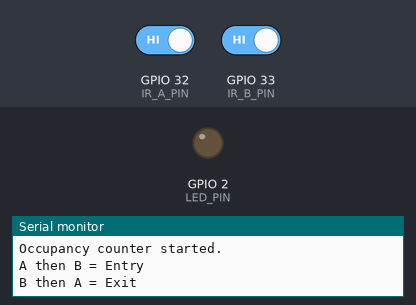
This sketch was run on a simulated ESP32. On the bench: output pins drawn as LEDs (lit = HIGH), the last lines printed to the serial monitor. The inputs (shaded band) are chosen by the test bench; at power-on: GPIO 32 (IR_A_PIN) HIGH, GPIO 33 (IR_B_PIN) HIGH.

Above: at 2.2 s.
2.3 s: GPIO 32 (IR_A_PIN) driven LOW
At 2.9 s:
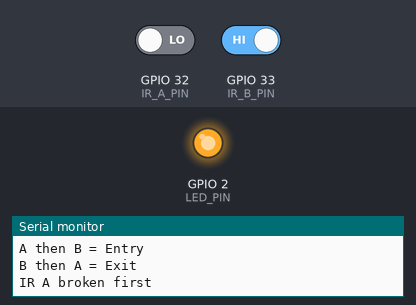
5.3 s: GPIO 32 (IR_A_PIN) driven HIGH and GPIO 33 (IR_B_PIN) driven HIGH
At 5.6 s:
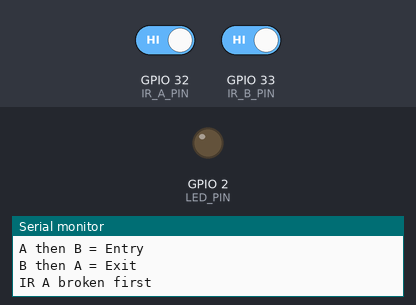
6.8 s: GPIO 33 (IR_B_PIN) driven LOW
At 8.0 s:
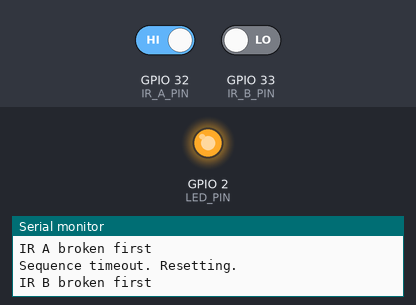
8.3 s: GPIO 33 (IR_B_PIN) driven HIGH
At 8.7 s:
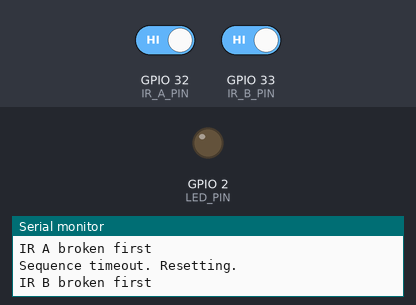
Timing chart, 0 to 11.3 s (numbered marks = the images above; inputs shaded):
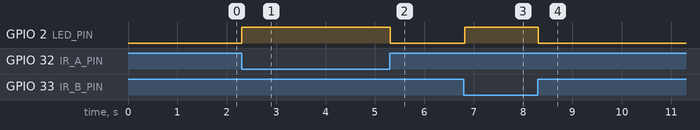

The sketch:

occupancy_counter_test.ino
```cpp
#define IR_A_PIN 32
#define IR_B_PIN 33
#define LED_PIN 2

#define BEAM_BROKEN_LEVEL LOW

int occupancy = 0;

bool prevA = false;
bool prevB = false;

int firstBeam = 0;
// 0 = none
// 1 = IR A first
// 2 = IR B first

unsigned long firstBeamTime = 0;
const unsigned long SEQUENCE_TIMEOUT = 4000;

bool waitingForClear = false;

void setup() {
  Serial.begin(115200);
  delay(1000);

  pinMode(IR_A_PIN, INPUT_PULLUP);
  pinMode(IR_B_PIN, INPUT_PULLUP);
  pinMode(LED_PIN, OUTPUT);

  Serial.println("Occupancy counter started.");
  Serial.println("A then B = Entry");
  Serial.println("B then A = Exit");
}

void loop() {
  bool currentA = digitalRead(IR_A_PIN) == BEAM_BROKEN_LEVEL;
  bool currentB = digitalRead(IR_B_PIN) == BEAM_BROKEN_LEVEL;

  bool aJustBroken = currentA && !prevA;
  bool bJustBroken = currentB && !prevB;

  if (currentA || currentB) {
    digitalWrite(LED_PIN, HIGH);
  } else {
    digitalWrite(LED_PIN, LOW);
  }

  if (waitingForClear) {
    if (!currentA && !currentB) {
      waitingForClear = false;
      firstBeam = 0;
      Serial.println("Both beams clear. Ready for next person.");
    }

    prevA = currentA;
    prevB = currentB;
    delay(20);
    return;
  }

  if (firstBeam == 0) {
    if (aJustBroken) {
      firstBeam = 1;
      firstBeamTime = millis();
      Serial.println("IR A broken first");
    }
    else if (bJustBroken) {
      firstBeam = 2;
      firstBeamTime = millis();
      Serial.println("IR B broken first");
    }
  } else {
    if (millis() - firstBeamTime > SEQUENCE_TIMEOUT) {
      Serial.println("Sequence timeout. Resetting.");
      firstBeam = 0;
    }

    if (firstBeam == 1 && bJustBroken) {
      occupancy++;

      Serial.print("ENTRY detected. Occupancy = ");
      Serial.println(occupancy);

      waitingForClear = true;
    }

    if (firstBeam == 2 && aJustBroken) {
      if (occupancy > 0) {
        occupancy--;
      }

      Serial.print("EXIT detected. Occupancy = ");
      Serial.println(occupancy);

      waitingForClear = true;
    }
  }

  prevA = currentA;
  prevB = currentB;

  delay(20);
}
```

Measured:
- after the input at 2.3 s, GPIO 2 (LED_PIN): LOW → HIGH at once
- after the input at 5.3 s, GPIO 2 (LED_PIN): HIGH → LOW at once
- after the input at 6.8 s, GPIO 2 (LED_PIN): LOW → HIGH at once
- after the input at 8.3 s, GPIO 2 (LED_PIN): HIGH → LOW at once
